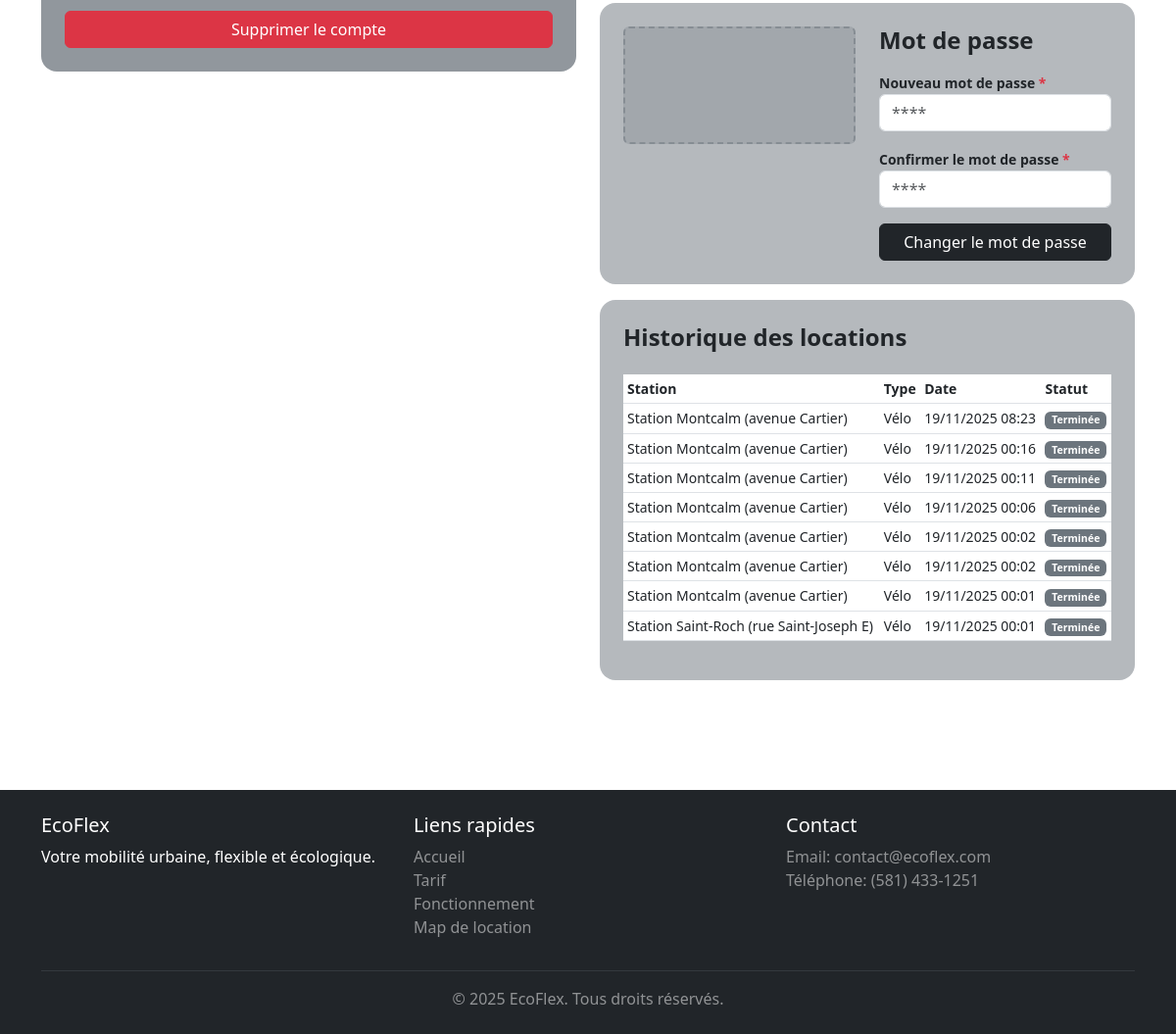
Before: /profil/ (signed in, lower part) with the older database file.
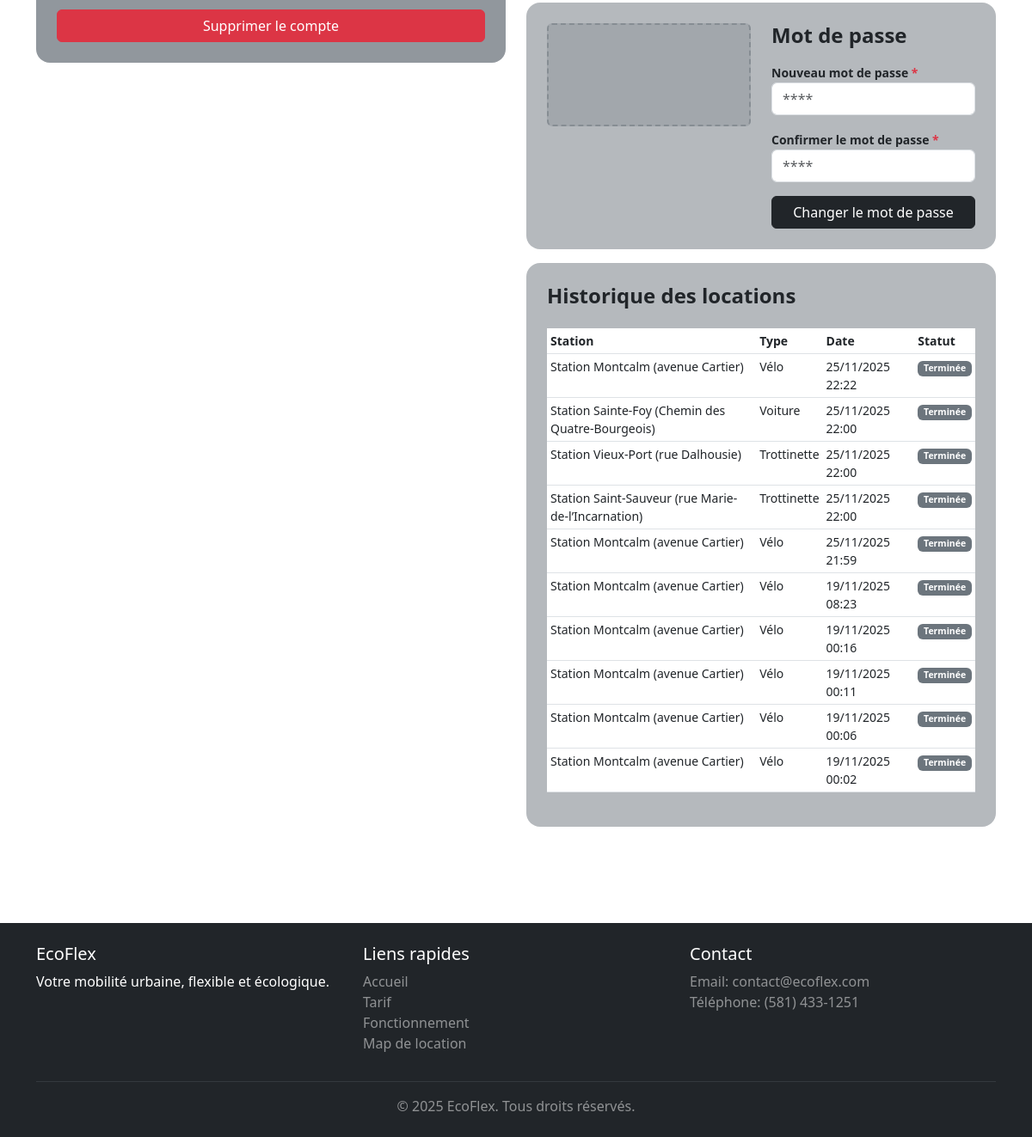
After: the same page with the newer database file.
### ecoflex/models.py (models this page shows, shortened)
class Location(models.Model):
    utilisateur = models.ForeignKey(settings.AUTH_USER_MODEL, on_delete=models.CASCADE, related_name='locations')
    station = models.ForeignKey(Station, on_delete=models.CASCADE, related_name='locations')
    date_location = models.DateTimeField(auto_now_add=True)
    date_retour = models.DateTimeField(null=True, blank=True)
    numero_permis_utilise = models.CharField(max_length=5)
    statut = models.CharField(
        max_length=20,
        choices=[
            ('en_cours', 'En cours'),
            ('terminee', 'Terminée'),
        ],
        default='en_cours'
    )
    class Meta:
        ordering = ['-date_location']
        verbose_name = 'Location'
        verbose_name_plural = 'Locations'

class Station(models.Model):
    TYPE_VEHICULE = [
        ("velo", "Vélo"),
        ("trottinette", "Trottinette"),
        ("voiture", "Voiture"),
    ]
    nom = models.CharField(max_length=100)
    latitude = models.FloatField()
    longitude = models.FloatField()
    type_vehicule = models.CharField(max_length=20, choices=TYPE_VEHICULE)
    capacite = models.PositiveIntegerField(default=0)
    actif = models.BooleanField(default=True)
    class Meta:
        verbose_name = "Station"
        verbose_name_plural = "Stations"

### ecoflex/views.py (the view)
# urls.py: path('profil/', views.profil, name='profil'),
def profil(request):
    if request.user.is_authenticated:
        dernieres_locations = Location.objects.filter(utilisateur=request.user).order_by('-date_location')[:10]
        now = timezone.now()
        return render(request, 'ecoflex/profil.html', {
            'dernieres_locations': dernieres_locations,
            'now': now
        })
    return render(request, 'ecoflex/profil.html')

### ecoflex/templates/ecoflex/profil.html (shortened to what this page needs)
{% extends 'base.html' %}
{% load static %}
{% block content %}
{% if user.is_authenticated %}
<div class="container my-4">
    <div class="row">
        <div class="col-md-6">
            <div class="bg-secondary bg-opacity-75 rounded-4 p-4">
                <button class="btn btn-danger w-100">Supprimer le compte</button>
            </div>
        </div>
        <div class="col-md-6">
            <div class="bg-secondary bg-opacity-50 rounded-4 p-4 mb-3">
                <div class="row">
                    <div class="col-6">
                        <div class="bg-secondary bg-opacity-25 border border-2 border-secondary border-opacity-50 rounded"
                            style="height: 120px; border-style: dashed !important;"></div>
                    </div>
                    <div class="col-6">
                        <h3 class="h4 fw-bold mb-3">Mot de passe</h3>
                        <div class="mb-3">
                            <label class="fw-semibold small">Nouveau mot de passe <span
                                    class="text-danger">*</span></label>
                            <input type="password" class="form-control" placeholder="****">
                        </div>
                        <div class="mb-3">
                            <label class="fw-semibold small">Confirmer le mot de passe <span
                                    class="text-danger">*</span></label>
                            <input type="password" class="form-control" placeholder="****">
                        </div>
                        <button class="btn btn-dark w-100">Changer le mot de passe</button>
                    </div>
                </div>
            </div>
            <div class="bg-secondary bg-opacity-50 rounded-4 p-4 mb-3">
                <h2 class="h4 fw-bold mb-4">Historique des locations</h2>
                {% if dernieres_locations %}
                    <div class="table-responsive">
                        <table class="table table-sm">
                            <thead>
                                <tr>
                                    <th class="small">Station</th>
                                    <th class="small">Type</th>
                                    <th class="small">Date</th>
                                    <th class="small">Statut</th>
                                </tr>
                            </thead>
                            <tbody>
                                {% for location in dernieres_locations %}
                                <tr>
                                    <td class="small">{{ location.station.nom }}</td>
                                    <td class="small">{{ location.station.get_type_vehicule_display }}</td>
                                    <td class="small">{{ location.date_location|date:"d/m/Y H:i" }}</td>
                                    <td class="small">
                                        {% if location.statut == 'en_cours' %}
                                            <span class="badge bg-success">En cours</span>
                                        {% else %}
                                            <span class="badge bg-secondary">Terminée</span>
                                        {% endif %}
                                    </td>
                                </tr>
                                {% endfor %}
                            </tbody>
                        </table>
                    </div>
                {% else %}
                    <p class="small text-muted text-center py-3">Aucune location enregistrée</p>
                {% endif %}
            </div>
        </div>
    </div>
</div>
{% endif %}
{% endblock %}

### ecoflex/templates/base.html (shortened to what this page needs)
{% load static %}
<!DOCTYPE html>
<html lang="fr">
<head>
    <link href="https://cdn.jsdelivr.net/npm/bootstrap@5.3.0/dist/css/bootstrap.min.css" rel="stylesheet">
</head>
<body>
    <main class="py-4">
        {% block content %}
        {% endblock %}
    </main>
    <footer class="bg-dark text-white py-4 mt-5">
        <div class="container">
            <div class="row">
                <div class="col-md-4">
                    <h5>EcoFlex</h5>
                    <p>Votre mobilité urbaine, flexible et écologique.</p>
                </div>
                <div class="col-md-4">
                    <h5>Liens rapides</h5>
                    <ul class="list-unstyled">
                        <li><a href="{% url 'accueil' %}" class="text-white-50 text-decoration-none">Accueil</a></li>
                        <li><a href="{% url 'tarif' %}" class="text-white-50 text-decoration-none">Tarif</a></li>
                        <li><a href="{% url 'fonctionnement' %}"
                                class="text-white-50 text-decoration-none">Fonctionnement</a></li>
                        <li><a href="{% url 'map_location' %}" class="text-white-50 text-decoration-none">Map de
                                location</a></li>
                    </ul>
                </div>
                <div class="col-md-4">
                    <h5>Contact</h5>
                    <p class="text-white-50">
                        Email: contact@ecoflex.com<br>
                        Téléphone: (581) 433-1251
                    </p>
                </div>
            </div>
            <hr class="my-3 border-secondary">
            <div class="text-center">
                <p class="mb-0 text-white-50">&copy; 2025 EcoFlex. Tous droits réservés.</p>
            </div>
        </div>
    </footer>
</body>
</html>

Changed rows visible on the page:
removed Location: station.nom "Station Montcalm (avenue Cartier)", station.type_vehicule "Vélo", date_location "19/11/2025 00:02", statut "Terminée"
removed Location: station.nom "Station Montcalm (avenue Cartier)", station.type_vehicule "Vélo", date_location "19/11/2025 00:01", statut "Terminée"
removed Location: station.nom "Station Saint-Roch (rue Saint-Joseph E)", station.type_vehicule "Vélo", date_location "19/11/2025 00:01", statut "Terminée"
added Location: station.nom "Station Montcalm (avenue Cartier)", station.type_vehicule "Vélo", date_location "25/11/2025 22:22", statut "Terminée"
added Location: station.nom "Station Sainte-Foy (Chemin des Quatre-Bourgeois)", station.type_vehicule "Voiture", date_location "25/11/2025 22:00", statut "Terminée"
added Location: station.nom "Station Vieux-Port (rue Dalhousie)", station.type_vehicule "Trottinette", date_location "25/11/2025 22:00", statut "Terminée"
added Location: station.nom "Station Saint-Sauveur (rue Marie-de-l’Incarnation)", station.type_vehicule "Trottinette", date_location "25/11/2025 22:00", statut "Terminée"
added Location: station.nom "Station Montcalm (avenue Cartier)", station.type_vehicule "Vélo", date_location "25/11/2025 21:59", statut "Terminée"
